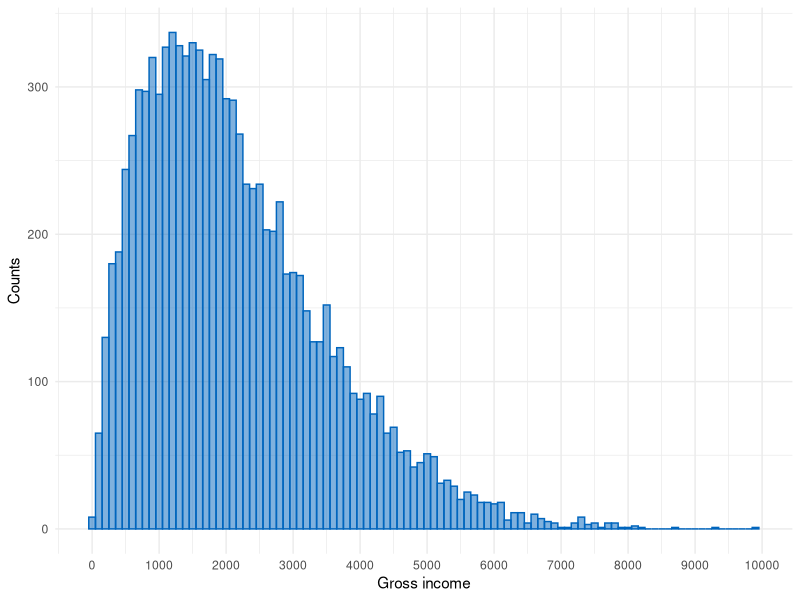
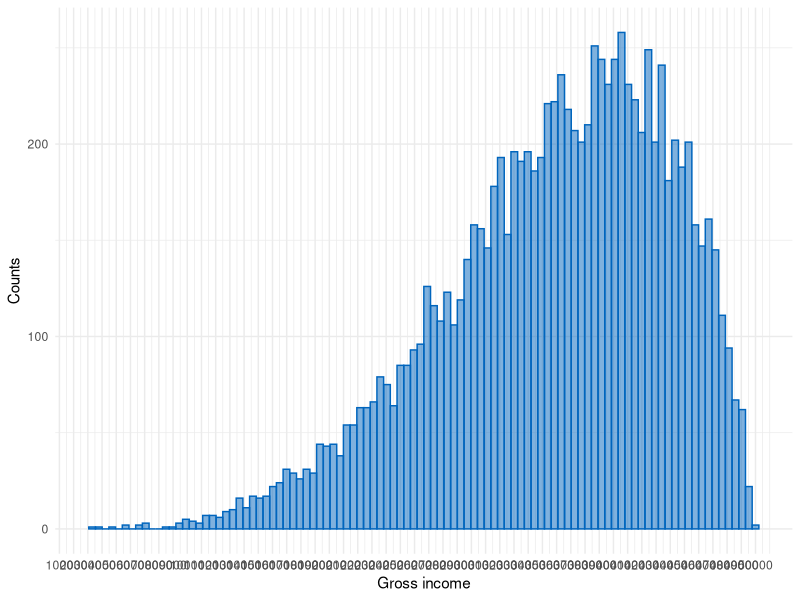
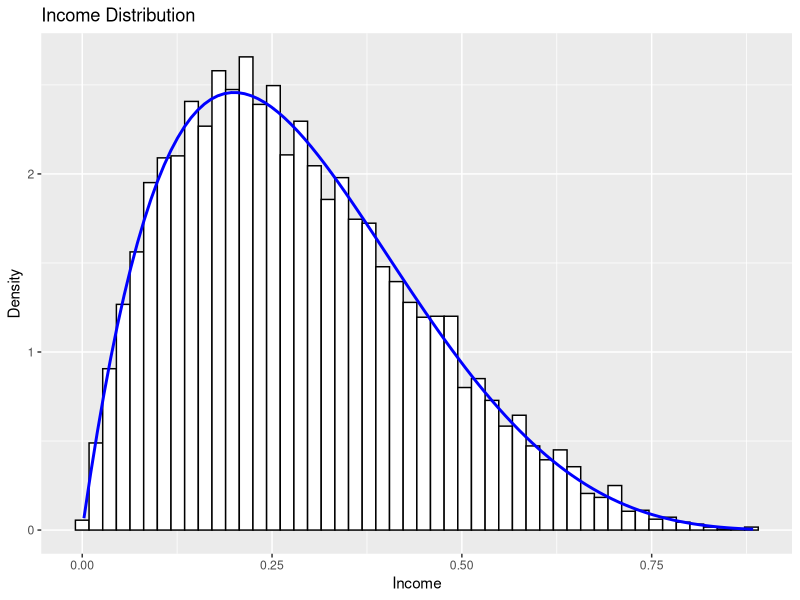

These figures' R source, in order:
# Exercise 2: Working with vectors and functions

# 2.1

x <- runif(100, 1, 100)
mean_x <- round(mean(x), 2)
help(runif)
# runif(n, min, max) creates a vector of n element from a uniform 
# distribution with min and max values 

# a command that allows you to obtain the same value for mean_x every
# time you rerun the two code lines

# set a seed for the random number generator

for (i in 1:10) {
  set.seed(123)
  x <- runif(100, 1, 100)
  mean_x <- round(mean(x), 2)
  print(mean_x)
}

# 2.2

# Generate a vector x that entails all integers between 1 and 1000.

x <- 1:1000

# Find at least one more way to generate the same vector x.

x <- seq(1, 1000, by = 1)

# Generate a vector y such that the output of x + y returns a 
# vector that only contains 1000s.

y <- seq(999, 0, by = -1)

z = x + y

all(z == 1000)

# Assume x and y contain the amounts in dollars that 2000 
# different people possess. How much money do all people possess together?

sum(c(x, y))

# 1000000

# 2.3
# The following code draws 10,000 random values from a beta 
# distribution with the shape parameters a = 2 and b = 12 and
# multiplies them by a scale parameter scale = 15,000.

n <- 1e4
scale <- 1.5e4
income <- round( rbeta(n=n, shape1=2, shape2=12) * scale, 2)

# Let’s assume these simulated values represent the gross income
# in US$ of 10,000 people. The following lines of code plot a 
# histogram, which displays the counts of people that obtain an
# income in the respective range.

library(ggplot2) # only load (run) once

# Plot the resulting curve
ggplot(data.frame(x = income), aes(x=x)) +
  geom_histogram(color = "#0065BD", fill = "#0065BD", alpha=0.5, bins = 100) +
  scale_x_continuous(breaks = seq(0, scale, 1e3)) + 
  labs(x = "Gross income", 
       y = "Counts") + 
  theme_minimal()

# the simulated data is skewed towards higher incomes, which is pretty much 
# representative of the true distribution of income in a population

n <- 1e4
scale <- 5e4  # increase the scale parameter
income <- round(rbeta(n = n, shape1 = 5, shape2 = 2) * scale, 2)  # modify the shape parameters

# Plot the resulting curve
ggplot(data.frame(x = income), aes(x = x)) +
  geom_histogram(color = "#0065BD", fill = "#0065BD", alpha = 0.5, bins = 100) +
  scale_x_continuous(breaks = seq(0, scale, 1e3)) + 
  labs(x = "Gross income", y = "Counts") + 
  theme_minimal()

# Compute share of total income
total_income <- sum(income)
share <- income / total_income


income_s <- sort(income)
group <- c("Lower 1%", "Lower 50%", "Top 10%", "Top 1%")
p <- c(.1, .5, .9, .99)

boundary <- round(income_s[p*n], 0)

low10_m <- mean( income_s[c(1:(.1*n))] )
low50_m <- mean( income_s[c(1:(.5*n))] )
top10_m <- mean( income_s[c((.9*n):n)] )
top1_m <- mean( income_s[c((.99*n):n)] )

means <-  round( c(low10_m, low50_m, top10_m, top1_m) , 0)

income_summary <- data.frame(group, boundary, means)
income_summary

##       group boundary means
## 1  Lower 1%      618   398
## 2 Lower 50%     1865  1073
## 3   Top 10%     4014  4979
## 4    Top 1%     6125  6737


# Considering the above summary table and what you know or
# assume about how income is distributed in a population, 
# do you still think the simulated data is realistic? Change
# the scale and shape parameters in the function rbeta to simulate
# new data and generate new plots and summaries.

# Yes I think it is realistic

library(ggplot2)

# Set the parameters for the beta distribution
alpha <- 2
beta <- 5

# Generate a sample of 10,000 incomes from the beta distribution
incomes <- rbeta(10000, alpha, beta)

# Plot the distribution of incomes
ggplot(data.frame(x = incomes), aes(x = x)) +
  geom_histogram(aes(y = ..density..), bins = 50, color = "black", fill = "white") +
  stat_function(fun = dbeta, args = list(shape1 = alpha, shape2 = beta), color = "blue", size = 1) +
  labs(title = "Income Distribution", x = "Income", y = "Density")

# Exercise 3: Working with data frames

# Create a data frame with 5 variables and 5 rows.
# Computes the arithmetic mean of each variable in the data set 
# and store all 5 means in one vector.
# Bonus: If you copied and pasted the code for each variable, 
# try to come up with a solution, that omits copy and pasting 
# and does the entire operation in one line. Make sure that the
# output shows only the computed names and not also the respective
# variable names.


df <- data.frame(
  var1 = c(1, 2, 3, 4, 5),
  var2 = c(6, 7, 8, 9, 10),
  var3 = c(11, 12, 13, 14, 15),
  var4 = c(16, 17, 18, 19, 20),
  var5 = c(21, 22, 23, 24, 25)
)
library(dplyr)

df[,'var1'] %>% mean

means <- apply(df, 2, mean)
means


library(tidyverse)

names(diamonds) 

View(diamonds)
diamonds_ideal1 <- diamonds[which(diamonds$cut == "Ideal"),]
diamonds_ideal1

help(filter)

diamonds_ideal2 <- diamonds %>%
  filter(cut == "Ideal")
diamonds_ideal2

diamonds_ideal3 <- diamonds %>%
  filter(cut == "Ideal") %>%
  select(carat, cut, price)
diamonds_ideal3


